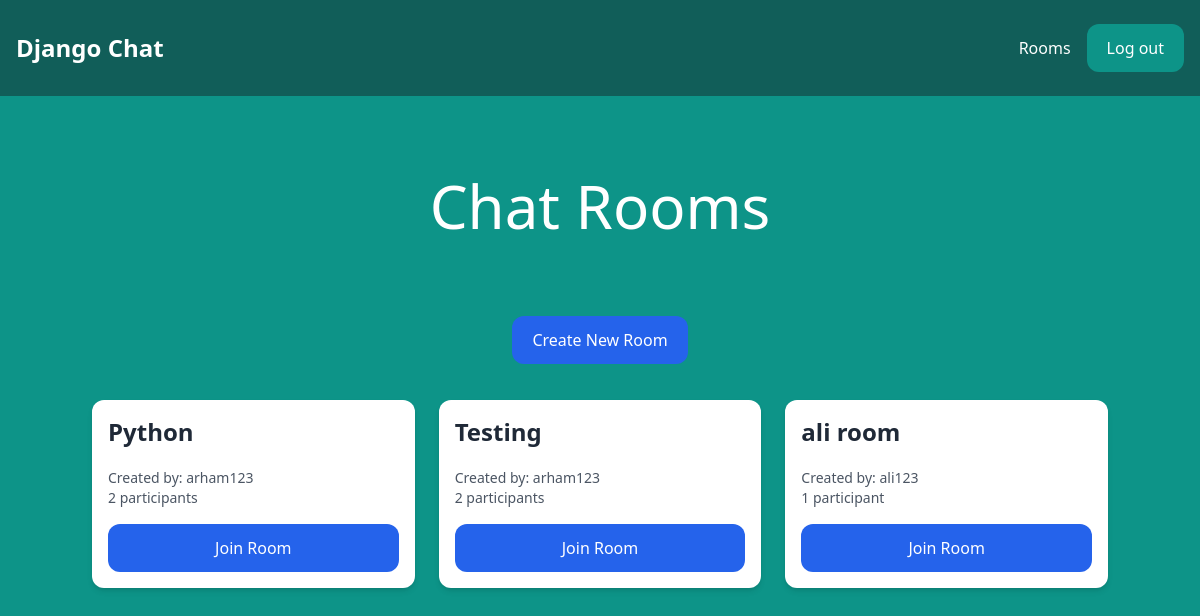
The page /rooms/ (signed in) on the database its author committed.
### room/models.py (models this page shows, shortened)
class Room(models.Model):
    name = models.CharField(max_length=255)
    slug = models.SlugField(unique=True)
    participants = models.ManyToManyField(User, related_name='chat_rooms', blank=True)
    created_by = models.ForeignKey(User, on_delete=models.CASCADE, related_name='created_rooms', null=True)
    created_at = models.DateTimeField(default=timezone.now)
    last_activity = models.DateTimeField(auto_now=True)
    is_private = models.BooleanField(default=True)
    description = models.TextField(blank=True)
    class Meta:
        ordering = ['-last_activity']

### room/views.py (the view)
# urls.py: path('rooms/', include('room.urls')),
@login_required
def rooms(request):
    rooms = Room.objects.filter(
        Q(participants=request.user) | Q(is_private=False)
    ).distinct()
    return render(request, 'room/rooms.html', {
        'rooms': rooms
    })

### room/templates/room/rooms.html (shortened to what this page needs)
{% extends "core/base.html" %}
{% block content %}
    <div class="p-10 lg:p-20 text-center">
        <h1 class="text-3xl lg:text-6xl text-white">Chat Rooms</h1>
    </div>
    <div class="w-full flex justify-center mb-6">
        <a href="{% url 'create_room' %}" class="px-5 py-3 rounded-xl text-white bg-blue-600 hover:bg-blue-700 transition-colors">
            Create New Room
        </a>
    </div>
    <div class="w-full flex flex-wrap items-center px-4 lg:px-20">
        {% for room in rooms %}
            <div class="w-full lg:w-1/3 px-3 py-3">
                <div class="p-4 bg-white rounded-xl shadow-md hover:shadow-lg transition-shadow">
                    <h2 class="mb-5 text-2xl font-semibold text-gray-800">{{ room.name }}</h2>
                    <div class="mb-4">
                        <p class="text-sm text-gray-600">
                            Created by: {{ room.created_by.username }}
                            <br>
                            {{ room.participants.count }} participant{{ room.participants.count|pluralize }}
                        </p>
                    </div>
                    <a href="{% url 'room' room.slug %}" class="px-5 py-3 block rounded-xl text-white bg-blue-600 hover:bg-blue-700 transition-colors text-center">
                        Join Room
                    </a>
                </div>
            </div>
        {% empty %}
            <div class="w-full text-center text-gray-300">
                <p class="text-xl">No rooms available</p>
                <p class="mt-2">Create a room to get started!</p>
            </div>
        {% endfor %}
    </div>
{% endblock %}

### rows shown on the page
Room: name "Python", created_by.username "arham123", participants.count "2"
Room: name "Testing", created_by.username "arham123", participants.count "2"
Room: name "ali room", created_by.username "ali123", participants.count "1"
